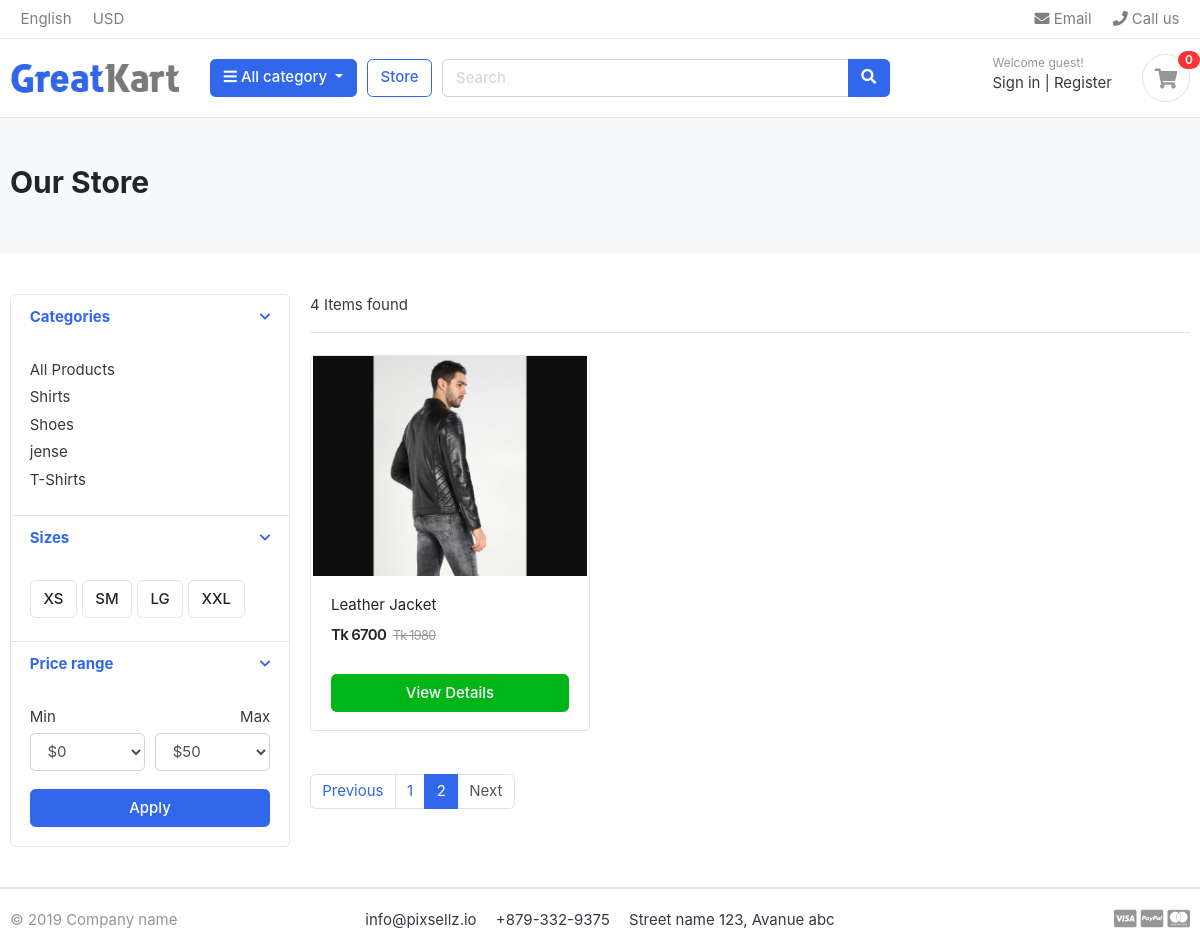
The page /store/?page=2 on the database its author committed.
### category/models.py (models this page shows, shortened)
class Category(models.Model):
    category_name = models.CharField(max_length=100 , unique=True)
    slug = models.SlugField(max_length=100)
    description = models.TextField(blank=True)
    image = models.ImageField(upload_to="photos/caretogies")
    class Meta:
        verbose_name ='category'
        verbose_name_plural = 'categories'
    def get_url(self):
        return reverse("product_by_category", args=[self.slug])

### product/models.py (models this page shows, shortened)
class Product(models.Model):
    product_name    = models.CharField(max_length=100, unique=True)
    slug            = models.SlugField(max_length=100)
    descriptions    = models.TextField(blank= True)
    price           = models.IntegerField()
    images          = models.ImageField(upload_to='photos/products')
    stock           = models.IntegerField()
    is_available    = models.BooleanField(default=True)
    category        = models.ForeignKey(Category, on_delete=models.CASCADE)
    created_date    = models.DateTimeField(auto_now_add=True)
    modified_date   = models.DateTimeField(auto_now=True)
    def get_product_url(self):
        return reverse("product_detail", args=[self.category.slug , self.slug])

### product/views.py (the view)
# urls.py: path("store/", include("product.urls")),
def store(request, category_slug= None):
    categories  = None
    products = None
    if category_slug != None:
        categories = get_object_or_404(Category, slug = category_slug)
        products = Product.objects.filter(category = categories , is_available = True)
        paginator = Paginator(products, 3)
        page = request.GET.get("page")
        paginate_product = paginator.get_page(page)
        paginate_product_count = products.count()
    else:
        products = Product.objects.all().filter(is_available = True)
        paginator = Paginator(products, 3)
        page = request.GET.get("page")
        paginate_product = paginator.get_page(page)
        paginate_product_count = products.count()
    context = {"products": paginate_product, "product_count": paginate_product_count}
    return render(request, "product/store.html", context)

### cart/context_processor.py (called while the page is built)
def counter(request):
    if "admin" in request.path:
        return {}
    else:
        try:
            cart_count = 0
            cart = Cart.objects.filter(cart_id = _cart_id(request))
            cart_items = Cart_Item.objects.all().filter(cart = cart[:1])
            for cart_item in cart_items:
                cart_count += cart_item.quantity
        except Cart.DoesNotExist:
            cart_item = 0
        return dict(cart_count = cart_count)

### cart/views.py (called while the page is built)
def _cart_id(request):
    cart = request.session.session_key
    if not cart:
        cart = request.session.create()
    return cart

### category/category_context_procesor.py (called while the page is built)
def menu_links(requlest):
    links = Category.objects.all()
    return dict(links = links)

### product/templates/product/store.html (shortened to what this page needs)
{% extends 'main.html' %}
{% load static %}
{% block content %}
    <section class="section-pagetop bg">
    <div class="container">
        <h2 class="title-page">Our Store</h2>
    </div>
    </section>
    <section class="section-content padding-y">
        <div class="container">
        <div class="row">
            <aside class="col-md-3">
        <div class="card">
            <article class="filter-group">
                <header class="card-header">
                    <a href="#" data-toggle="collapse" data-target="#collapse_1" aria-expanded="true" class="">
                        <i class="icon-control fa fa-chevron-down"></i>
                        <h6 class="title">Categories</h6>
                    </a>
                </header>
                <div class="filter-content collapse show" id="collapse_1" >
                    <div class="card-body">
                        <ul class="list-menu">
                            <li><a href="">All Products </a></li>
                        {% for category in  links %}
                        <li><a href="{{category.category_url}}">{{category.category_name}} </a></li>
                        {% endfor %}
                        </ul>
                    </div>
                </div>
            </article>
            <article class="filter-group">
                <header class="card-header">
                    <a href="#" data-toggle="collapse" data-target="#collapse_4" aria-expanded="true" class="">
                        <i class="icon-control fa fa-chevron-down"></i>
                        <h6 class="title">Sizes </h6>
                    </a>
                </header>
                <div class="filter-content collapse show" id="collapse_4" >
                    <div class="card-body">
                      <label class="checkbox-btn">
                        <span class="btn btn-light"> XS </span>
                      </label>
                      <label class="checkbox-btn">
                        <span class="btn btn-light"> SM </span>
                      </label>
                      <label class="checkbox-btn">
                        <span class="btn btn-light"> LG </span>
                      </label>
                      <label class="checkbox-btn">
                        <span class="btn btn-light"> XXL </span>
                      </label>
                </div>
                </div>
            </article>
            <article class="filter-group">
                <header class="card-header">
                    <a href="#" data-toggle="collapse" data-target="#collapse_3" aria-expanded="true" class="">
                        <i class="icon-control fa fa-chevron-down"></i>
                        <h6 class="title">Price range </h6>
                    </a>
                </header>
                <div class="filter-content collapse show" id="collapse_3" >
                    <div class="card-body">
                        <div class="form-row">
                        <div class="form-group col-md-6">
                          <label>Min</label>
                              <select class="mr-2 form-control">
                                <option value="0">$0</option>
                            </select>
                        </div>
                        <div class="form-group text-right col-md-6">
                          <label>Max</label>
                              <select class="mr-2 form-control">
                                <option value="50">$50</option>
                            </select>
                        </div>
                        </div>
                        <button class="btn btn-block btn-primary">Apply</button>
                    </div>
                </div>
            </article>
        </div>
            </aside>
            <main class="col-md-9">
        <header class="border-bottom mb-4 pb-3">
                <div class="form-inline">
                    <span class="mr-md-auto">{{product_count}} Items found </span>
                </div>
        </header>
        <div class="row">
            {% for product in  products %}
            <div class="col-md-4">
                <figure class="card card-product-grid">
                    <div class="img-wrap">
                         <a href="{{product.get_product_url}}"><img  src="{{product.images.url}}"></a>
                    </div>
                    <figcaption class="info-wrap">
                        <div class="fix-height">
                            <a href="{{product.get_url}}" class="title">{{product.product_name}}</a>
                            <div class="price-wrap mt-2">
                                <span class="price">Tk {{product.price}}</span>
                                <del class="price-old">Tk 1980</del>
                            </div>
                        </div>
                        {% if product.stock == 0 %}
                            <span class="text-danger">Out Of Stock</span>
                        {% else %}
                        <a href="{{product.get_product_url}}" class="btn btn-block btn-success">View Details </a>
                        {% endif %}
                    </figcaption>
                </figure>
            </div>
            {% endfor %}
        </div>
        <nav class="mt-4" aria-label="Page navigation sample">
          {% if products.has_other_pages %}
            <ul class="pagination">
                {% if products.has_previous %}
                    <li class="page-item"><a class="page-link" href="?page={{products.previous_page_number}}">Previous</a></li>
                {% else %}
                    <li class="page-item disabled"><a class="page-link" href="">Previous</a></li>
                {% endif %}
                {% for i in products.paginator.page_range %}
                {% if products.number == i %}
                <li class="page-item active"><a class="page-link" href="#">{{i}}</a></li>
                {% else %}
                <li class="page-item "><a class="page-link" href="?page={{i}}">{{i}}</a></li>
                {% endif %}
            {% endfor %}
            {% if products.has_next %}
            <li class="page-item"><a class="page-link" href="?page={{products.next_page_number}}">Next</a></li>
            {% else %}
            <li class="page-item disabled"><a class="page-link" href="#">Next</a></li>
            {% endif %}
        </ul>
          {% endif %}
        </nav>
            </main>
        </div>
        </div>
        </section>
{% endblock content %}

### App/static/css/ui.css (style rules this page uses)
html { font-family: "Inter", sans-serif; font-size: 15px; }
.img-wrap { text-align: center; display: block; }
.img-wrap img { max-width: 100%; }
.price-wrap { letter-spacing: -0.7px; }
.padding-y { padding-top: 40px; padding-bottom: 40px; }
figure { margin-bottom: 0; }
article:after, .form-group:after { display: block; clear: both; content: ""; }
.bg { background-color: #f8f9fa; }
.title-page { color: #212529; }
.btn-light { background-color: #fff; border-color: #e4e4e4; }
[class*=list-] li:after { visibility: hidden; display: block; content: ""; overflow: hidden; height: 0; clear: both; }
.list-menu { list-style: none; margin: 0; padding-left: 0; }
.list-menu li { margin-bottom: 5px; }
.list-menu a { color: #343a40; }
[class*=card-product] a.title { color: #212529; display: block; }
[class*=card-product] .img-wrap { overflow: hidden; position: relative; }
[class*=card-product] .img-wrap img { height: 100%; max-width: 100%; width: auto; display: inline-block; -o-object-fit: cover; object-fit: cover; }
.card-product-grid { margin-bottom: 20px; }
.card-product-grid .img-wrap { border-radius: 0.2rem 0.2rem 0 0; height: 220px; }
.card-product-grid .info-wrap { overflow: hidden; padding: 18px 20px; }
.card-product-grid .fix-height { height: 80px; overflow: hidden; }
.card .img-wrap { overflow: hidden; }
.price { font-weight: 600; color: #212529; }
.price-old { color: #969696; margin-left: 3px; font-size: 85%; }
.icon-control { margin-top: 5px; float: right; font-size: 80%; }
.card-header .title { margin-bottom: 0; line-height: 1.5; }
.filter-group { border-bottom: 1px solid #e4e4e4; }
.filter-group .card-header { border-bottom: 0; }
.filter-group:last-child { border-bottom: 0; }
.checkbox-btn { position: relative; }
.section-pagetop { padding: 45px 0; }

### rows shown on the page
Category: category_name "Shirts"
Category: category_name "Shoes"
Category: category_name "jense"
Category: category_name "T-Shirts"
Product: images (picture), product_name "Leather Jacket", price "6700"

### other values the page prints
{{ cart_count }} "0"
{{ product_count }} "4"
{{ i }} "1"
{{ i }} "2"
